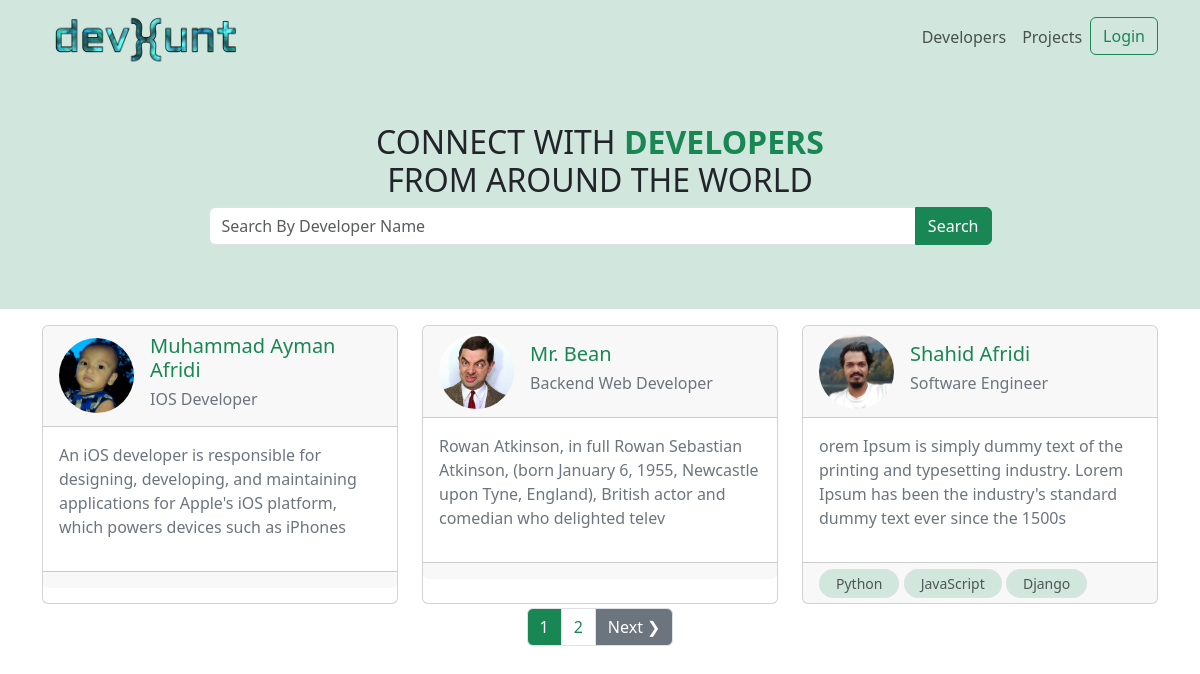
The page / on the database its author committed.
### users/models.py (models this page shows, shortened)
class Profile(models.Model):
    user = models.OneToOneField(
        User, on_delete=models.CASCADE, blank=True, null=True)
    name = models.CharField(max_length=255, blank=True, null=True)
    email = models.EmailField(max_length=500, blank=True, null=True)
    username = models.CharField(max_length=255, blank=True, null=True)
    short_intro = models.CharField(max_length=200, blank=True, null=True)
    location = models.CharField(max_length=200, blank=True, null=True)
    bio = models.TextField(blank=True, null=True)
    profile_image = models.ImageField(
        blank=True, null=True, upload_to='profiles/', default='profiles/user-default.png')
    social_github = models.CharField(max_length=200, blank=True, null=True)
    social_twitter = models.CharField(max_length=200, blank=True, null=True)
    social_linkedin = models.CharField(max_length=200, blank=True, null=True)
    social_youtube = models.CharField(max_length=200, blank=True, null=True)
    social_website = models.CharField(max_length=200, blank=True, null=True)
    created_at = models.DateTimeField(auto_now_add=True)
    id = models.UUIDField(default=uuid.uuid4, unique=True,
                          primary_key=True, editable=False)

class Skill(models.Model):
    owner = models.ForeignKey(
        Profile, on_delete=models.CASCADE, null=True, blank=True)
    name = models.CharField(max_length=200, blank=True, null=True)
    description = models.TextField(null=True, blank=True)
    created_at = models.DateTimeField(auto_now_add=True)
    id = models.UUIDField(default=uuid.uuid4, unique=True,
                          primary_key=True, editable=False)

### users/views.py (the view)
# urls.py: path('', views.profiles, name='profiles'),
def profiles(request):
    profiles, search_query = searchProfiles(request)
    profiles, custom_range, paginator = paginateProfiles(request, profiles, 3)
    context = {
        'profiles': profiles,
        'search_query': search_query,
        'custom_range': custom_range,
        'paginator': paginator
    }
    return render(request, 'users/profiles.html', context)

### users/utils.py (called while the page is built)
def searchProfiles(request):
    search_query = ''
    if request.GET.get('search_query'):
        search_query = request.GET.get('search_query')
    skills = Skill.objects.filter(name__icontains=search_query)
    profiles = Profile.objects.distinct().filter(
        Q(name__icontains=search_query) |
        Q(short_intro__icontains=search_query) |
        Q(skill__in=skills)
    )
    return profiles, search_query

def paginateProfiles(request, profiles, results):
    page = request.GET.get('page')
    paginator = Paginator(profiles, results)
    try:
        profiles = paginator.page(page)
    except PageNotAnInteger:
        page = 1
        profiles = paginator.page(page)
    except EmptyPage:
        page = paginator.num_pages
        profiles = paginator.page(page)
    leftIndex = (int(page)-4)
    if leftIndex < 1:
        leftIndex = 1
    rightIndex = (int(page)+5)
    if rightIndex > paginator.num_pages:
        rightIndex = paginator.num_pages + 1
    custom_range = range(leftIndex, rightIndex)
    return profiles, custom_range, paginator

### users/templates/users/profiles.html (shortened to what this page needs)
{% extends 'main.html' %}
{% block content %}
<div class=" bg-success-subtle">
    <div class='container text-center p-5'>
        <h2>CONNECT WITH <span class='text-success' style="font-weight: 800;">DEVELOPERS</span> <br> FROM AROUND THE WORLD</h2>
        <form id="searchForm" action="{% url 'profiles' %}" method="get">
            <div class="input-group mb-3 m-auto w-75">
                <input type="text" class="form-control" placeholder="Search By Developer Name" name="search_query" aria-label="Recipient's username" aria-describedby="button-addon2" value={{search_query}} >
                <input class="btn  btn-success" type="submit" value="Search" id="button-addon2">
            </div>
        </form>
    </div>
</div>
<div class="container mt-3">
    <div class="row row-cols-1 row-cols-md-3 g-4">
        {% for profile in profiles %}
        <div class="col ">
            <a class="text-decoration-none " href="{% url 'profile' profile.id %}" >
          <div class="card h-100 ">
            <div class='card-header'>
                <div class='d-flex align-items-center'>
                    <div>
                        <img src="{{ profile.profile_image.url}}" class="rounded-circle" style="width: 75px;" alt="Avatar" />
                    </div>
                    <div class='ps-3'>
                        <h5 class="text-success card-title ">{{profile.name}}</h5>
                        <h6 class='text-secondary'>{{ profile.short_intro }}</h6>
                    </div>
                </div>
            </div>
            <div class="card-body">
              <p class="text-secondary">
                {{ profile.bio|slice:"150" }}
              </p>
            </div>
            </a>
            <div class="card-footer">
                {% for skill in profile.skill_set.all|slice:"3" %}
                <small class="border border-1 py-1 px-3  bg-success-subtle text-body-secondary rounded-pill">{{skill.name}}</small>
                {% endfor %}
            </div>
          </div>
        </div>
        {% endfor %}
   {% include 'pagination.html' with queryset=profiles custom_range=custom_range %}
{% endblock content %}

### rows shown on the page
Profile: profile_image (picture), name "Muhammad Ayman Afridi", short_intro "IOS Developer", bio "An iOS developer is responsible for designing, developing, and maintaining applications for Apple's iOS platform, which powers devices such as iPhones"
Profile: profile_image (picture), name "Mr. Bean", short_intro "Backend Web Developer", bio "Rowan Atkinson, in full Rowan Sebastian Atkinson, (born January 6, 1955, Newcastle upon Tyne, England), British actor and comedian who delighted telev"
Profile: profile_image (picture), name "Shahid Afridi", short_intro "Software Engineer", bio "orem Ipsum is simply dummy text of the printing and typesetting industry. Lorem Ipsum has been the industry's standard dummy text ever since the 1500s"
Skill: name "Python"
Skill: name "JavaScript"
Skill: name "Django"

### other values the page prints
{{ page }} "1"
{{ page }} "2"
